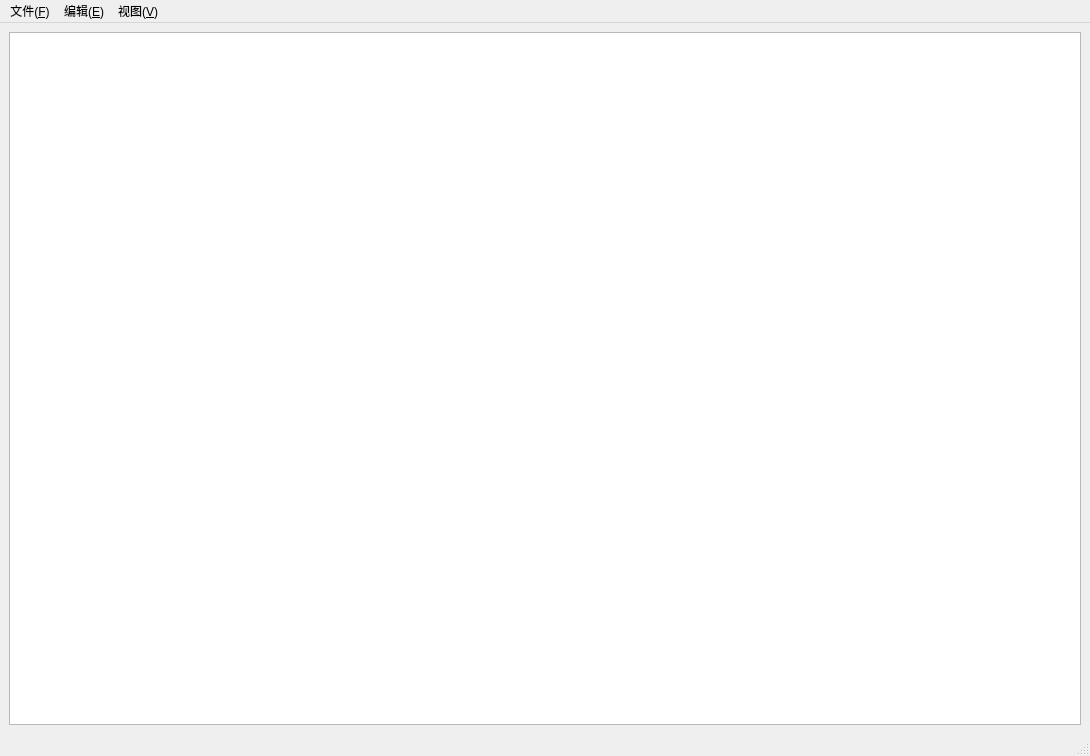
<?xml version="1.0" encoding="UTF-8"?>
<ui version="4.0">
 <class>MainWindow</class>
 <widget class="QMainWindow" name="MainWindow">
  <property name="geometry">
   <rect>
    <x>0</x>
    <y>0</y>
    <width>1090</width>
    <height>756</height>
   </rect>
  </property>
  <property name="windowTitle">
   <string>MainWindow</string>
  </property>
  <widget class="QWidget" name="centralwidget">
   <layout class="QVBoxLayout" name="verticalLayout">
    <item>
     <widget class="QTextEdit" name="textEdit"/>
    </item>
   </layout>
  </widget>
  <widget class="QMenuBar" name="menubar">
   <property name="geometry">
    <rect>
     <x>0</x>
     <y>0</y>
     <width>1090</width>
     <height>25</height>
    </rect>
   </property>
   <widget class="QMenu" name="menu_F">
    <property name="title">
     <string>文件(&amp;F)</string>
    </property>
    <addaction name="newAction"/>
    <addaction name="openAction"/>
    <addaction name="saveAction"/>
   </widget>
   <widget class="QMenu" name="menu_E">
    <property name="title">
     <string>编辑(&amp;E)</string>
    </property>
   </widget>
   <widget class="QMenu" name="menu_V">
    <property name="title">
     <string>视图(&amp;V)</string>
    </property>
   </widget>
   <addaction name="menu_F"/>
   <addaction name="menu_E"/>
   <addaction name="menu_V"/>
  </widget>
  <widget class="QStatusBar" name="statusbar"/>
  <action name="openAction">
   <property name="text">
    <string>打开(&amp;O)</string>
   </property>
  </action>
  <action name="saveAction">
   <property name="text">
    <string>另存为(&amp;S)</string>
   </property>
  </action>
  <action name="newAction">
   <property name="text">
    <string>新建(&amp;N)</string>
   </property>
  </action>
 </widget>
 <resources/>
 <connections/>
</ui>
